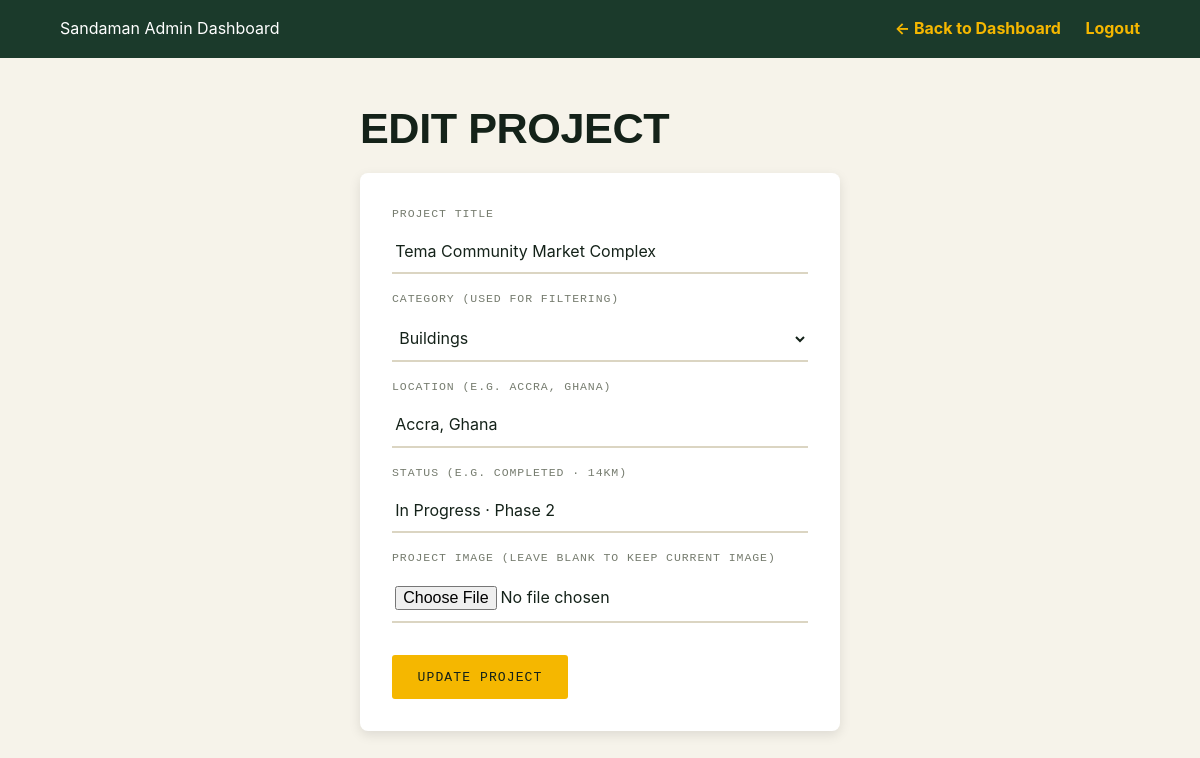
/admin/project_edit.php?id=2 (signed in), run on the app's committed database.
### tables this page shows
CREATE TABLE IF NOT EXISTS projects (
    id INT AUTO_INCREMENT PRIMARY KEY,
    category VARCHAR(50) NOT NULL,
    location VARCHAR(255),
    title VARCHAR(255) NOT NULL,
    status VARCHAR(100),
    image_url VARCHAR(255),
    created_at TIMESTAMP DEFAULT CURRENT_TIMESTAMP
);

### admin/project_edit.php (the view, shortened to what this page needs)
<?php
require_once '../db/db.php';
$id = (int)$_GET['id'];
$stmt = $pdo->prepare('SELECT * FROM projects WHERE id = ?');
$stmt->execute([$id]);
$project = $stmt->fetch();
?>
<!DOCTYPE html>
<html lang="en">
<head>
    <link rel="stylesheet" href="../css/base.css">
    <link rel="stylesheet" href="../css/layout.css">
    <link rel="stylesheet" href="../css/components.css">
</head>
<body>
    <header class="admin-header">
        <div class="container">
            <div>Sandaman Admin Dashboard</div>
            <div>
                <a href="index.php" style="margin-right:20px;">&larr; Back to Dashboard</a>
                <a href="logout.php">Logout</a>
            </div>
        </div>
    </header>
    <main class="container dashboard-section">
        <h2>Edit Project</h2>
        <div class="form-card">
            <form method="POST" action="" enctype="multipart/form-data">
                <div class="field">
                    <label for="title">Project Title</label>
                    <input type="text" id="title" name="title" value="<?= htmlspecialchars($project['title']) ?>" required>
                </div>
                <div class="field">
                    <label for="category">Category (used for filtering)</label>
                    <select id="category" name="category" required>
                        <option value="buildings" <?= $project['category'] === 'buildings' ? 'selected' : '' ?>>Buildings</option>
                    </select>
                </div>
                <div class="field">
                    <label for="location">Location (e.g. Accra, Ghana)</label>
                    <input type="text" id="location" name="location" value="<?= htmlspecialchars($project['location']) ?>">
                </div>
                <div class="field">
                    <label for="status">Status (e.g. Completed · 14km)</label>
                    <input type="text" id="status" name="status" value="<?= htmlspecialchars($project['status']) ?>">
                </div>
                <div class="field">
                    <label for="image">Project Image (Leave blank to keep current image)</label>
                    <input type="file" id="image" name="image" accept="image/*">
                </div>
                <button type="submit" class="btn btn-primary" style="margin-top: 1rem;">Update Project</button>
            </form>
        </div>
    </main>
</body>
</html>

### css/base.css (style rules this page uses)
:root { --ink: #142219; --forest: #1B3A2B; --forest-2: #2F5B41; --forest-3: #3E7554; --yellow: #F5B700; --yellow-deep:#C98F00; --paper: #F6F3EA; --paper-2: #EFEADA; --steel: #767C6F; --steel-light:#AEB3A3; --line: #DBD5C2; --line-dark: rgba(246,243,234,0.14); --white: #FFFFFF; --f-display: 'Archivo Expanded', 'Arial Narrow', sans-serif; --f-body: 'Inter', -apple-system, BlinkMacSystemFont, sans-serif; --f-mono: 'IBM Plex Mono', 'SFMono-Regular', monospace; --gutter: clamp(20px, 5vw, 64px); --radius: 3px; --ease: cubic-bezier(.22,.61,.36,1); }
*,*::before,*::after { box-sizing:border-box; }
html { scroll-behavior:smooth; }
body { margin:0; background:var(--paper); color:var(--ink); font-family:var(--f-body); font-size:16px; line-height:1.6; -webkit-font-smoothing:antialiased; overflow-x:hidden; }
a { color:inherit; text-decoration:none; }
button { font-family:inherit; cursor:pointer; }
input,textarea,select { font-family:inherit; font-size:1rem; }
h1,h2,h3,h4 { font-family:var(--f-display); font-weight:700; line-height:1.05; letter-spacing:-0.01em; margin:0 0 .5em; text-transform:uppercase; }
h2 { font-size:clamp(1.9rem, 3.6vw, 3rem); }
.container { max-width:1280px; margin:0 auto; padding:0 var(--gutter); }
.btn { display:inline-flex; align-items:center; gap:.6em; padding:.95em 1.8em; font-family:var(--f-mono); font-size:.82rem; font-weight:500; letter-spacing:.08em; text-transform:uppercase; border:2px solid transparent; border-radius:var(--radius); transition:background .25s var(--ease), color .25s var(--ease), border-color .25s var(--ease), transform .2s var(--ease); white-space:nowrap; }
.btn-primary { background:var(--yellow); color:var(--ink); }

### css/components.css (style rules this page uses)
.field label { display:block; font-family:var(--f-mono); font-size:.72rem; letter-spacing:.08em; text-transform:uppercase; color:var(--steel); margin-bottom:.6em; }
.field input, .field select, .field textarea { width:100%; border:none; border-bottom:2px solid var(--line); background:transparent; padding:.7em .2em; color:var(--ink); transition:border-color .25s var(--ease); }

### admin/project_edit.php (style rules this page uses)
.admin-header { background: #1B3A2B; color: #fff; padding: 1rem 0; }
.admin-header .container { display: flex; justify-content: space-between; align-items: center; flex-wrap: wrap; gap: 1rem; }
.admin-header a { color: #F5B700; text-decoration: none; font-weight: bold; }
.dashboard-section { padding: 3rem var(--gutter); max-width: 600px; }
.form-card { background: #fff; padding: 2rem; border-radius: 8px; box-shadow: 0 4px 12px rgba(0,0,0,0.1); }
.form-card .field { margin-bottom: 1rem; }

### data on the page
projects: title "Tema Community Market Complex", category "Buildings", location "Accra, Ghana", status "In Progress · Phase 2"
